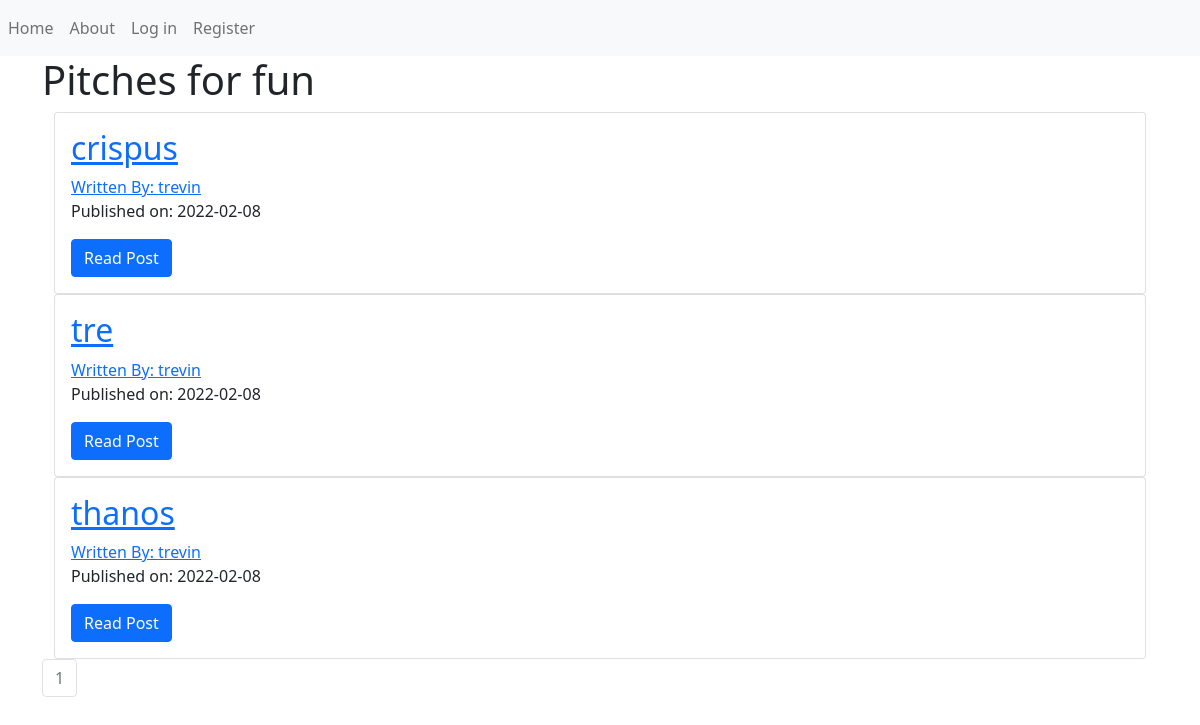
Before: / with the older database file.
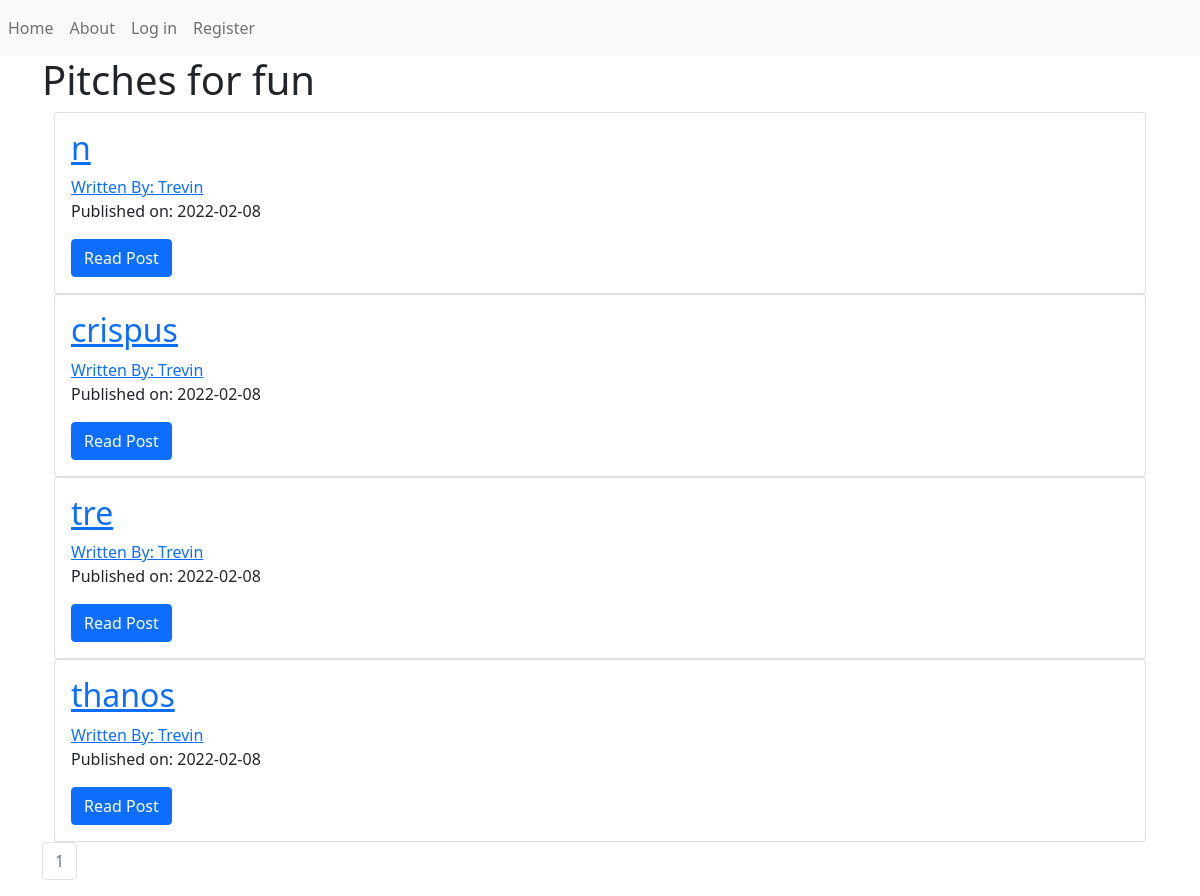
After: the same page with the newer database file.
### puppycompanyblog/models.py (models this page shows, shortened)
class BlogPost(db.Model):
    users = db.relationship(User)
    id = db.Column(db.Integer,primary_key=True)
    user_id = db.Column(db.Integer,db.ForeignKey('users.id'),nullable=False)
    date = db.Column(db.DateTime,nullable=False,default=datetime.utcnow)
    title = db.Column(db.String(140),nullable=False)
    text = db.Column(db.Text,nullable=False)

class User(db.Model,UserMixin):
    __tablename__ = 'users'
    id = db.Column(db.Integer,primary_key=True)
    profile_image = db.Column(db.String(64),nullable=False,default='default_profile.png')
    email = db.Column(db.String(64),unique=True,index=True)
    username = db.Column(db.String(64),unique=True,index=True)
    password_hash = db.Column(db.String(128))
    posts = db.relationship('BlogPost',backref='author',lazy=True)

### puppycompanyblog/core/views.py (the view)
@core.route('/')
def index():
    page = request.args.get('page',1,type=int)
    blog_posts = BlogPost.query.order_by(BlogPost.date.desc()).paginate(page = page,per_page=5)
    return render_template('index.html',blog_posts=blog_posts)

### puppycompanyblog/templates/index.html
{% extends "base.html" %}
{% block content %}
<div class="jumbotron">
    <h1> Pitches for fun</h1>
</div>
<div class="container">
    {% for post in blog_posts.items %}
    <div class="card">
        <div class="card-body">
            <h2> <a class="card-title" href="{{ url_for('blog_posts.blog_post',blog_post_id=post.id)}}">{{post.title}}</a> </h2>
           <a href="{{url_for("users.user_posts",username=post.author.username)}}">Written By: {{ post.author.username }}</a>
           <p>Published on: {{post.date.strftime('%Y-%m-%d')}} </p>
           <a class="btn btn-primary" href="{{ url_for('blog_posts.blog_post',blog_post_id=post.id)}}">Read Post</a>
        </div>
    </div>
    {% endfor %}
</div>
<nav aria-label="Page navigation example">
    <ul class="pagination">
        {% for page_num in blog_posts.iter_pages(left_edge=1,right_edge=1,left_current=1,right_current=2) %}
        {% if blog_posts.page == page_num %}
        <li class="page-item disabled">
            <a class="page-link"
                href="{{url_for('core.index',page=page_num)}}">{{ page_num }}</a>
        </li>
        {% else %}
        <li class="page-item">
            <a class="page-link"
                href="{{url_for('core.index',page=page_num)}}">{{ page_num }}</a>
        </li>
        {% endif %}
        {% endfor %}
    </ul>
</nav>
{% endblock %}

### puppycompanyblog/templates/base.html (shortened to what this page needs)
<!DOCTYPE html>
<html lang="en">
<head>
    <link href="https://cdn.jsdelivr.net/npm/bootstrap@5.0.2/dist/css/bootstrap.min.css" rel="stylesheet"
 />
</head>
<body>
<nav class="navbar navbar-expand-lg navbar-light bg-light">
    <div class="navbar-nav">
        <a class="nav-item nav-link" href="{{url_for("core.index")}}">Home</a>
        <a class="nav-item nav-link" href="{{url_for("core.info")}}">About</a>
        {% if current_user.is_authenticated %}
        <a class="nav-item nav-link" href="{{url_for("users.logout")}}">Log out</a>
        <a class="nav-item nav-link" href="{{url_for("users.account")}}">Account</a>
        <a class="nav-item nav-link" href="{{url_for("blog_posts.create_post")}}">Create Post</a>
        {% else %}
        <a class="nav-item nav-link" href="{{url_for("users.login")}}">Log in</a>
        <a class="nav-item nav-link" href="{{url_for("users.register")}}">Register</a>
        {% endif %}
    </div>
</nav>
    <div class="container">
        {% block content %}
        {% endblock %}
    </div>
</body>
</html>

Changed rows visible on the page:
added BlogPost: title "n", author.username "Trevin", date "2022-02-08"
changed through a linked row, BlogPost "crispus": author.username "trevin" → "Trevin"
changed through a linked row, BlogPost "tre": author.username "trevin" → "Trevin"
changed through a linked row, BlogPost "thanos": author.username "trevin" → "Trevin"
